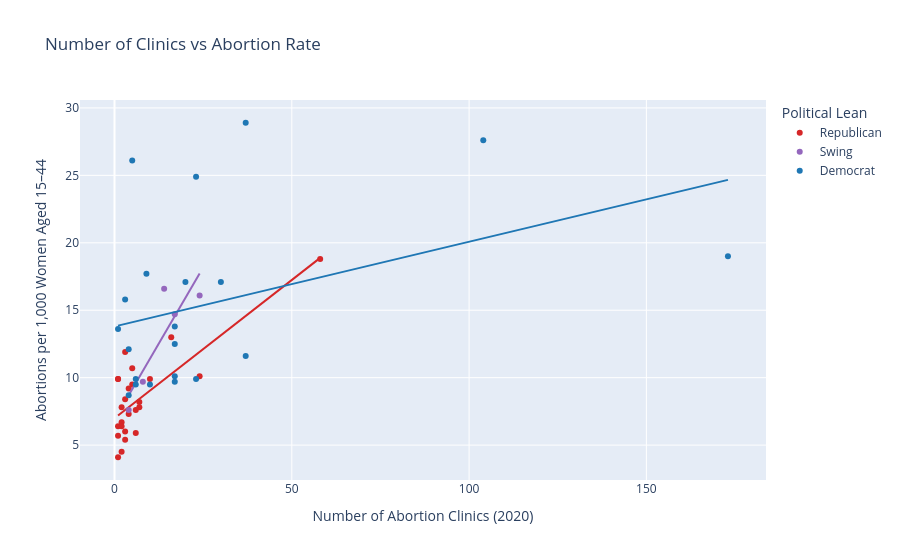

The notebook cell this image was saved under:
### Code cell
col_x = "No. of abortion clinics, 2020"
col_y = "No. of abortions per 1,000 women aged 15–44, by state of residence, 2020"

fig = px.scatter(
    df,
    x=col_x,
    y=col_y,
    color="political_lean",
    color_discrete_map=color_map,
    trendline="ols",
    hover_name="U.S. State",
    title="Number of Clinics vs Abortion Rate",
    labels={
        col_x: "Number of Abortion Clinics (2020)",
        col_y: "Abortions per 1,000 Women Aged 15–44",
        "political_lean": "Political Lean"
    }
)

fig.show()

### Figure 1 — Plotly figure (JSON) as saved in the notebook; plotly's stock layout.template omitted (floating-point values rounded to 4 significant figures)
{"data": [{"hovertemplate": "<b>%{hovertext}</b><br><br>Political Lean=Republican<br>Number of Abortion Clinics (2020)=%{x}<br>Abortions per 1,000 Women Aged 15–44=%{y}<extra></extra>", "hovertext": ["Alabama", "Alaska", "Arkansas", "Florida", "Idaho", "Indiana", "Iowa", "Kansas", "Kentucky", "Louisiana", "Mississippi", "Missouri", "Montana", "Nebraska", "North Carolina", "North Dakota", "Ohio", "Oklahoma", "South Carolina", "South Dakota", "Tennessee", "Texas", "Utah", "West Virginia", "Wyoming"], "legendgroup": "Republican", "marker": {"color": "#d62728", "symbol": "circle"}, "mode": "markers", "name": "Republican", "orientation": "v", "showlegend": true, "type": "scatter", "x": [5, 4, 2, 58, 3, 7, 6, 4, 2, 3, 1, 1, 6, 3, 16, 1, 10, 5, 3, 1, 7, 24, 2, 1, 2], "xaxis": "x", "y": [9.5, 9.2, 7.8, 18.8, 6.0, 8.2, 5.9, 7.3, 6.7, 8.4, 9.9, 9.9, 7.6, 5.4, 13.0, 6.4, 9.9, 10.7, 11.9, 4.1, 7.8, 10.1, 4.5, 5.7, 6.4], "yaxis": "y"}, {"hovertemplate": "<b>OLS trendline</b><br>No. of abortions per 1,000 women aged 15–44, by state of residence, 2020 = 0.204995 * No. of abortion clinics, 2020 + 6.99263<br>R<sup>2</sup>=0.602455<br><br>Political Lean=Republican<br>Number of Abortion Clinics (2020)=%{x}<br>Abortions per 1,000 Women Aged 15–44=%{y} <b>(trend)</b><extra></extra>", "legendgroup": "Republican", "marker": {"color": "#d62728", "symbol": "circle"}, "mode": "lines", "name": "Republican", "showlegend": false, "type": "scatter", "x": [1, 1, 1, 1, 1, 2, 2, 2, 2, 3, 3, 3, 3, 4, 4, 5, 5, 6, 6, 7, 7, 10, 16, 24, 58], "xaxis": "x", "y": [7.198, 7.198, 7.198, 7.198, 7.198, 7.403, 7.403, 7.403, 7.403, 7.608, 7.608, 7.608, 7.608, 7.813, 7.813, 8.018, 8.018, 8.223, 8.223, 8.428, 8.428, 9.043, 10.27, 11.91, 18.88], "yaxis": "y"}, {"hovertemplate": "<b>%{hovertext}</b><br><br>Political Lean=Swing<br>Number of Abortion Clinics (2020)=%{x}<br>Abortions per 1,000 Women Aged 15–44=%{y}<extra></extra>", "hovertext": ["Arizona", "Georgia", "Michigan", "Pennsylvania", "Wisconsin"], "legendgroup": "Swing", "marker": {"color": "#9467bd", "symbol": "circle"}, "mode": "markers", "name": "Swing", "orientation": "v", "showlegend": true, "type": "scatter", "x": [8, 14, 24, 17, 4], "xaxis": "x", "y": [9.7, 16.6, 16.1, 14.7, 7.6], "yaxis": "y"}, {"hovertemplate": "<b>OLS trendline</b><br>No. of abortions per 1,000 women aged 15–44, by state of residence, 2020 = 0.451151 * No. of abortion clinics, 2020 + 6.89457<br>R<sup>2</sup>=0.755822<br><br>Political Lean=Swing<br>Number of Abortion Clinics (2020)=%{x}<br>Abortions per 1,000 Women Aged 15–44=%{y} <b>(trend)</b><extra></extra>", "legendgroup": "Swing", "marker": {"color": "#9467bd", "symbol": "circle"}, "mode": "lines", "name": "Swing", "showlegend": false, "type": "scatter", "x": [4, 8, 14, 17, 24], "xaxis": "x", "y": [8.699, 10.5, 13.21, 14.56, 17.72], "yaxis": "y"}, {"hovertemplate": "<b>%{hovertext}</b><br><br>Political Lean=Democrat<br>Number of Abortion Clinics (2020)=%{x}<br>Abortions per 1,000 Women Aged 15–44=%{y}<extra></extra>", "hovertext": ["California", "Colorado", "Connecticut", "Delaware", "District of Columbia", "Hawaii", "Illinois", "Maine", "Maryland", "Massachusetts", "Minnesota", "Nevada", "New Hampshire", "New Jersey", "New Mexico", "New York", "Oregon", "Rhode Island", "Vermont", "Virginia", "Washington"], "legendgroup": "Democrat", "marker": {"color": "#1f77b4", "symbol": "circle"}, "mode": "markers", "name": "Democrat", "orientation": "v", "showlegend": true, "type": "scatter", "x": [173, 23, 20, 3, 5, 4, 30, 17, 23, 17, 10, 9, 4, 37, 6, 104, 17, 1, 6, 17, 37], "xaxis": "x", "y": [19.0, 9.9, 17.1, 15.8, 26.1, 12.1, 17.1, 10.1, 24.9, 12.5, 9.5, 17.7, 8.7, 28.9, 9.9, 27.6, 9.7, 13.6, 9.5, 13.8, 11.6], "yaxis": "y"}, {"hovertemplate": "<b>OLS trendline</b><br>No. of abortions per 1,000 women aged 15–44, by state of residence, 2020 = 0.0628312 * No. of abortion clinics, 2020 + 13.7965<br>R<sup>2</sup>=0.152344<br><br>Political Lean=Democrat<br>Number of Abortion Clinics (2020)=%{x}<br>Abortions per 1,000 Women Aged 15–44=%{y} <b>(trend)</b><extra></extra>", "legendgroup": "Democrat", "marker": {"color": "#1f77b4", "symbol": "circle"}, "mode": "lines", "name": "Democrat", "showlegend": false, "type": "scatter", "x": [1, 3, 4, 4, 5, 6, 6, 9, 10, 17, 17, 17, 17, 20, 23, 23, 30, 37, 37, 104, 173], "xaxis": "x", "y": [13.86, 13.98, 14.05, 14.05, 14.11, 14.17, 14.17, 14.36, 14.42, 14.86, 14.86, 14.86, 14.86, 15.05, 15.24, 15.24, 15.68, 16.12, 16.12, 20.33, 24.67], "yaxis": "y"}], "layout": {"legend": {"title": {"text": "Political Lean"}, "tracegroupgap": 0}, "title": {"text": "Number of Clinics vs Abortion Rate"}, "xaxis": {"anchor": "y", "domain": [0, 1], "title": {"text": "Number of Abortion Clinics (2020)"}}, "yaxis": {"anchor": "x", "domain": [0, 1], "title": {"text": "Abortions per 1,000 Women Aged 15–44"}}}}
